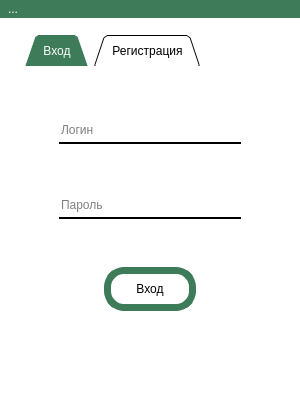
<?xml version="1.0" encoding="UTF-8"?>
<ui version="4.0">
 <class>AuthorizationWindow</class>
 <widget class="QMainWindow" name="AuthorizationWindow">
  <property name="geometry">
   <rect>
    <x>0</x>
    <y>0</y>
    <width>300</width>
    <height>400</height>
   </rect>
  </property>
  <property name="windowTitle">
   <string>Вход и регистрация</string>
  </property>
  <property name="windowIcon">
   <iconset>
    <normaloff>../../../Изображения/whitewindowlogo.ico</normaloff>../../../Изображения/whitewindowlogo.ico</iconset>
  </property>
  <property name="styleSheet">
   <string notr="true">background-color:white</string>
  </property>
  <widget class="QWidget" name="centralwidget">
   <layout class="QGridLayout" name="gridLayout">
    <item row="0" column="0">
     <widget class="QTabWidget" name="tabWidget">
      <property name="minimumSize">
       <size>
        <width>250</width>
        <height>320</height>
       </size>
      </property>
      <property name="maximumSize">
       <size>
        <width>250</width>
        <height>320</height>
       </size>
      </property>
      <property name="styleSheet">
       <string notr="true">QTabWidget {
    background: white;
    border: 2px solid #3E7C59;
    border-radius: 30px;
    padding: 5px;
}


QTabWidget::pane {
    border: none;
    margin-top: 10px; 
    background: white;
    border-radius: 25px; 
}

QTabBar::tab {
    background: white;
    color: black;
    border: 2px solid #3E7C59;
    border-bottom: none;
    border-top-left-radius: 10px;
    border-top-right-radius: 10px;
    padding: 8px 16px;
    margin-right: 5px;
}

QTabBar::tab:selected {
    background: #3E7C59;
    color: white;
}

QTabBar::tab:hover {
    background: #E0F0E7;
}</string>
      </property>
      <property name="tabPosition">
       <enum>QTabWidget::TabPosition::North</enum>
      </property>
      <property name="tabShape">
       <enum>QTabWidget::TabShape::Triangular</enum>
      </property>
      <property name="currentIndex">
       <number>0</number>
      </property>
      <widget class="QWidget" name="tab">
       <attribute name="title">
        <string>Вход</string>
       </attribute>
       <layout class="QGridLayout" name="gridLayout_2">
        <item row="2" column="0" colspan="2">
         <widget class="QPushButton" name="PBEnterLogin">
          <property name="styleSheet">
           <string notr="true">
QPushButton{
	height: 30;
	margin: 10 70;
	border-radius:20;
	background-color:white;
	color:black;
	border: 7px solid #3E7C59;
}

QPushButton:hover{
        background-color:#ACACAC;
}</string>
          </property>
          <property name="text">
           <string>Вход</string>
          </property>
         </widget>
        </item>
        <item row="1" column="0" colspan="2">
         <widget class="QLineEdit" name="LEPasswordLogin">
          <property name="styleSheet">
           <string notr="true">border: 0px solid red;
border-bottom: 2px solid black;
background: white;
height: 25px;
margin: 10 25;

</string>
          </property>
          <property name="maxLength">
           <number>50</number>
          </property>
          <property name="echoMode">
           <enum>QLineEdit::EchoMode::Password</enum>
          </property>
          <property name="placeholderText">
           <string>Пароль</string>
          </property>
         </widget>
        </item>
        <item row="0" column="0" colspan="2">
         <widget class="QLineEdit" name="LEUserLogin">
          <property name="styleSheet">
           <string notr="true">border: 0px solid red;
border-bottom: 2px solid black;
background: white;
height: 25px;
margin:10 25</string>
          </property>
          <property name="maxLength">
           <number>50</number>
          </property>
          <property name="placeholderText">
           <string>Логин</string>
          </property>
         </widget>
        </item>
       </layout>
      </widget>
      <widget class="QWidget" name="tab_2">
       <attribute name="title">
        <string>Регистрация</string>
       </attribute>
       <layout class="QGridLayout" name="gridLayout_3">
        <item row="3" column="0">
         <widget class="QLineEdit" name="LEPasswordRegAgain">
          <property name="styleSheet">
           <string notr="true">border: 0px solid red;
border-bottom: 2px solid black;
background: white;
height: 25px;
margin: 10 25</string>
          </property>
          <property name="maxLength">
           <number>50</number>
          </property>
          <property name="echoMode">
           <enum>QLineEdit::EchoMode::Password</enum>
          </property>
          <property name="placeholderText">
           <string>Повторите пароль</string>
          </property>
         </widget>
        </item>
        <item row="0" column="0">
         <widget class="QLineEdit" name="LEUserReg">
          <property name="styleSheet">
           <string notr="true">border: 0px solid red;
border-bottom: 2px solid black;
background: white;
height: 25px;
margin: 10 25</string>
          </property>
          <property name="inputMask">
           <string/>
          </property>
          <property name="maxLength">
           <number>32767</number>
          </property>
          <property name="dragEnabled">
           <bool>false</bool>
          </property>
          <property name="placeholderText">
           <string>Логин</string>
          </property>
         </widget>
        </item>
        <item row="4" column="0">
         <widget class="QPushButton" name="PBRegisterReg">
          <property name="styleSheet">
           <string notr="true">
QPushButton{
	height: 30;
	margin: 10 60;
	border-radius:20;
	background-color:white;
	color:black;
	border: 7px solid #3E7C59;
}

QPushButton:hover{
        background-color:#ACACAC;
}</string>
          </property>
          <property name="text">
           <string>Регистрация</string>
          </property>
         </widget>
        </item>
        <item row="2" column="0">
         <widget class="QLineEdit" name="LEPasswordReg">
          <property name="styleSheet">
           <string notr="true">border: 0px solid red;
border-bottom: 2px solid black;
background: white;
height: 25px;
margin: 10 25</string>
          </property>
          <property name="inputMask">
           <string/>
          </property>
          <property name="text">
           <string/>
          </property>
          <property name="maxLength">
           <number>32767</number>
          </property>
          <property name="echoMode">
           <enum>QLineEdit::EchoMode::Password</enum>
          </property>
          <property name="placeholderText">
           <string>Пароль</string>
          </property>
         </widget>
        </item>
       </layout>
      </widget>
     </widget>
    </item>
   </layout>
  </widget>
  <widget class="QMenuBar" name="menubar">
   <property name="geometry">
    <rect>
     <x>0</x>
     <y>0</y>
     <width>300</width>
     <height>22</height>
    </rect>
   </property>
   <property name="styleSheet">
    <string notr="true">QMenuBar {
    background-color: #3E7C59;

}

QMenuBar::item {
    background-color: transparent;
    color: white;
    margin: 2px;
}

QMenuBar::item:selected {
    background-color: #4CAF6B;
    color: white;
}

QMenuBar::item:pressed {
    background-color: #2A5A40;
}


QMenu {
    background-color: white;
    border: 2px solid #3E7C59;
    border-radius: 5px;
    padding: 5px;

}

QMenu::item {
    color: black;
	padding: 2px 25px;
    margin: 2px;
    border-radius: 10px;
}

QMenu::item:selected {
    background-color: #4CAF6B;
    color: white;
}</string>
   </property>
   <widget class="QMenu" name="menu_2">
    <property name="styleSheet">
     <string notr="true">color:black;
bakcground:red;</string>
    </property>
    <property name="title">
     <string>...</string>
    </property>
    <addaction name="action"/>
   </widget>
   <addaction name="menu_2"/>
  </widget>
  <widget class="QStatusBar" name="statusbar">
   <property name="font">
    <font>
     <pointsize>16</pointsize>
     <bold>false</bold>
    </font>
   </property>
   <property name="contextMenuPolicy">
    <enum>Qt::ContextMenuPolicy::PreventContextMenu</enum>
   </property>
   <property name="autoFillBackground">
    <bool>false</bool>
   </property>
  </widget>
  <action name="actionlkjlj">
   <property name="text">
    <string>lkjlj</string>
   </property>
  </action>
  <action name="action">
   <property name="text">
    <string>Настройки</string>
   </property>
  </action>
 </widget>
 <resources/>
 <connections/>
</ui>
